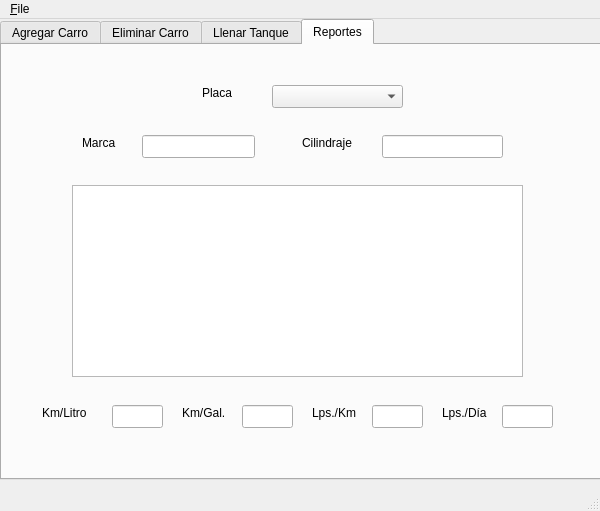
<?xml version="1.0" encoding="UTF-8"?>
<ui version="4.0">
 <class>MainWindow</class>
 <widget class="QMainWindow" name="MainWindow">
  <property name="geometry">
   <rect>
    <x>0</x>
    <y>0</y>
    <width>600</width>
    <height>511</height>
   </rect>
  </property>
  <property name="windowTitle">
   <string>MainWindow</string>
  </property>
  <widget class="QWidget" name="centralWidget">
   <widget class="QTabWidget" name="eliminar_carro">
    <property name="geometry">
     <rect>
      <x>0</x>
      <y>0</y>
      <width>601</width>
      <height>461</height>
     </rect>
    </property>
    <property name="contextMenuPolicy">
     <enum>Qt::NoContextMenu</enum>
    </property>
    <property name="currentIndex">
     <number>3</number>
    </property>
    <widget class="QWidget" name="tab">
     <attribute name="title">
      <string>Agregar Carro</string>
     </attribute>
     <widget class="QLineEdit" name="agregar_placa">
      <property name="geometry">
       <rect>
        <x>260</x>
        <y>80</y>
        <width>113</width>
        <height>23</height>
       </rect>
      </property>
     </widget>
     <widget class="QLabel" name="label">
      <property name="geometry">
       <rect>
        <x>190</x>
        <y>80</y>
        <width>57</width>
        <height>15</height>
       </rect>
      </property>
      <property name="text">
       <string>Placa</string>
      </property>
     </widget>
     <widget class="QLabel" name="label_2">
      <property name="geometry">
       <rect>
        <x>190</x>
        <y>150</y>
        <width>57</width>
        <height>15</height>
       </rect>
      </property>
      <property name="text">
       <string>Marca</string>
      </property>
     </widget>
     <widget class="QLabel" name="label_3">
      <property name="geometry">
       <rect>
        <x>190</x>
        <y>220</y>
        <width>57</width>
        <height>15</height>
       </rect>
      </property>
      <property name="text">
       <string>Cilindraje</string>
      </property>
     </widget>
     <widget class="QLineEdit" name="agregar_marca">
      <property name="geometry">
       <rect>
        <x>260</x>
        <y>150</y>
        <width>113</width>
        <height>23</height>
       </rect>
      </property>
     </widget>
     <widget class="QLineEdit" name="agregar_cilindraje">
      <property name="geometry">
       <rect>
        <x>260</x>
        <y>220</y>
        <width>113</width>
        <height>23</height>
       </rect>
      </property>
     </widget>
     <widget class="QPushButton" name="agregar_boton">
      <property name="geometry">
       <rect>
        <x>260</x>
        <y>290</y>
        <width>80</width>
        <height>23</height>
       </rect>
      </property>
      <property name="text">
       <string>Agregar</string>
      </property>
     </widget>
    </widget>
    <widget class="QWidget" name="tab_4">
     <attribute name="title">
      <string>Eliminar Carro</string>
     </attribute>
     <widget class="QComboBox" name="eliminar_placa">
      <property name="geometry">
       <rect>
        <x>260</x>
        <y>150</y>
        <width>131</width>
        <height>23</height>
       </rect>
      </property>
     </widget>
     <widget class="QLabel" name="label_17">
      <property name="geometry">
       <rect>
        <x>200</x>
        <y>150</y>
        <width>57</width>
        <height>15</height>
       </rect>
      </property>
      <property name="text">
       <string>Placa</string>
      </property>
     </widget>
     <widget class="QPushButton" name="pushButton">
      <property name="geometry">
       <rect>
        <x>260</x>
        <y>230</y>
        <width>80</width>
        <height>23</height>
       </rect>
      </property>
      <property name="text">
       <string>Eliminar</string>
      </property>
     </widget>
    </widget>
    <widget class="QWidget" name="tab_2">
     <attribute name="title">
      <string>Llenar Tanque</string>
     </attribute>
     <widget class="QComboBox" name="tanque_placa">
      <property name="geometry">
       <rect>
        <x>260</x>
        <y>70</y>
        <width>131</width>
        <height>23</height>
       </rect>
      </property>
     </widget>
     <widget class="QLabel" name="label_4">
      <property name="geometry">
       <rect>
        <x>190</x>
        <y>70</y>
        <width>57</width>
        <height>15</height>
       </rect>
      </property>
      <property name="text">
       <string>Placa</string>
      </property>
     </widget>
     <widget class="QLabel" name="label_6">
      <property name="geometry">
       <rect>
        <x>80</x>
        <y>140</y>
        <width>57</width>
        <height>15</height>
       </rect>
      </property>
      <property name="text">
       <string>Fecha</string>
      </property>
     </widget>
     <widget class="QLabel" name="label_7">
      <property name="geometry">
       <rect>
        <x>80</x>
        <y>200</y>
        <width>57</width>
        <height>15</height>
       </rect>
      </property>
      <property name="text">
       <string>Lps.</string>
      </property>
     </widget>
     <widget class="QLabel" name="label_8">
      <property name="geometry">
       <rect>
        <x>80</x>
        <y>260</y>
        <width>57</width>
        <height>15</height>
       </rect>
      </property>
      <property name="text">
       <string>Litros</string>
      </property>
     </widget>
     <widget class="QLabel" name="label_9">
      <property name="geometry">
       <rect>
        <x>80</x>
        <y>320</y>
        <width>71</width>
        <height>16</height>
       </rect>
      </property>
      <property name="text">
       <string>Km.</string>
      </property>
     </widget>
     <widget class="QLineEdit" name="tanque_lempiras">
      <property name="geometry">
       <rect>
        <x>150</x>
        <y>200</y>
        <width>113</width>
        <height>23</height>
       </rect>
      </property>
     </widget>
     <widget class="QLineEdit" name="tanque_litros">
      <property name="geometry">
       <rect>
        <x>150</x>
        <y>260</y>
        <width>113</width>
        <height>23</height>
       </rect>
      </property>
     </widget>
     <widget class="QLineEdit" name="tanque_kilometros">
      <property name="geometry">
       <rect>
        <x>150</x>
        <y>320</y>
        <width>113</width>
        <height>23</height>
       </rect>
      </property>
     </widget>
     <widget class="QPushButton" name="tanque_boton">
      <property name="geometry">
       <rect>
        <x>380</x>
        <y>230</y>
        <width>80</width>
        <height>23</height>
       </rect>
      </property>
      <property name="text">
       <string>Ingresar</string>
      </property>
     </widget>
     <widget class="QSpinBox" name="tanque_dia">
      <property name="geometry">
       <rect>
        <x>150</x>
        <y>140</y>
        <width>47</width>
        <height>24</height>
       </rect>
      </property>
      <property name="minimumSize">
       <size>
        <width>47</width>
        <height>24</height>
       </size>
      </property>
      <property name="minimum">
       <number>1</number>
      </property>
      <property name="maximum">
       <number>31</number>
      </property>
     </widget>
     <widget class="QSpinBox" name="tanque_mes">
      <property name="geometry">
       <rect>
        <x>210</x>
        <y>140</y>
        <width>47</width>
        <height>24</height>
       </rect>
      </property>
      <property name="minimum">
       <number>1</number>
      </property>
      <property name="maximum">
       <number>12</number>
      </property>
     </widget>
     <widget class="QSpinBox" name="tanque_ano">
      <property name="geometry">
       <rect>
        <x>270</x>
        <y>140</y>
        <width>61</width>
        <height>24</height>
       </rect>
      </property>
      <property name="minimum">
       <number>1990</number>
      </property>
      <property name="maximum">
       <number>5000</number>
      </property>
     </widget>
     <widget class="QLabel" name="label_16">
      <property name="geometry">
       <rect>
        <x>200</x>
        <y>140</y>
        <width>16</width>
        <height>16</height>
       </rect>
      </property>
      <property name="font">
       <font>
        <pointsize>20</pointsize>
       </font>
      </property>
      <property name="text">
       <string>/</string>
      </property>
     </widget>
     <widget class="QLabel" name="label_18">
      <property name="geometry">
       <rect>
        <x>260</x>
        <y>140</y>
        <width>16</width>
        <height>16</height>
       </rect>
      </property>
      <property name="font">
       <font>
        <pointsize>20</pointsize>
       </font>
      </property>
      <property name="text">
       <string>/</string>
      </property>
     </widget>
    </widget>
    <widget class="QWidget" name="tab_3">
     <attribute name="title">
      <string>Reportes</string>
     </attribute>
     <widget class="QLabel" name="label_5">
      <property name="geometry">
       <rect>
        <x>200</x>
        <y>40</y>
        <width>57</width>
        <height>15</height>
       </rect>
      </property>
      <property name="text">
       <string>Placa</string>
      </property>
     </widget>
     <widget class="QComboBox" name="reporte_placa">
      <property name="geometry">
       <rect>
        <x>270</x>
        <y>40</y>
        <width>131</width>
        <height>23</height>
       </rect>
      </property>
     </widget>
     <widget class="QLabel" name="label_10">
      <property name="geometry">
       <rect>
        <x>80</x>
        <y>90</y>
        <width>57</width>
        <height>15</height>
       </rect>
      </property>
      <property name="text">
       <string>Marca</string>
      </property>
     </widget>
     <widget class="QLabel" name="label_11">
      <property name="geometry">
       <rect>
        <x>300</x>
        <y>90</y>
        <width>57</width>
        <height>15</height>
       </rect>
      </property>
      <property name="text">
       <string>Cilindraje</string>
      </property>
     </widget>
     <widget class="QLineEdit" name="reporte_marca">
      <property name="enabled">
       <bool>true</bool>
      </property>
      <property name="geometry">
       <rect>
        <x>140</x>
        <y>90</y>
        <width>113</width>
        <height>23</height>
       </rect>
      </property>
      <property name="readOnly">
       <bool>true</bool>
      </property>
     </widget>
     <widget class="QLineEdit" name="reporte_cilindraje">
      <property name="enabled">
       <bool>true</bool>
      </property>
      <property name="geometry">
       <rect>
        <x>380</x>
        <y>90</y>
        <width>121</width>
        <height>23</height>
       </rect>
      </property>
      <property name="readOnly">
       <bool>true</bool>
      </property>
     </widget>
     <widget class="QTextBrowser" name="reporte_cuadro">
      <property name="enabled">
       <bool>true</bool>
      </property>
      <property name="geometry">
       <rect>
        <x>70</x>
        <y>140</y>
        <width>451</width>
        <height>192</height>
       </rect>
      </property>
     </widget>
     <widget class="QLabel" name="label_12">
      <property name="geometry">
       <rect>
        <x>40</x>
        <y>360</y>
        <width>57</width>
        <height>15</height>
       </rect>
      </property>
      <property name="text">
       <string>Km/Litro</string>
      </property>
     </widget>
     <widget class="QLineEdit" name="reporte_kmporlitro">
      <property name="enabled">
       <bool>true</bool>
      </property>
      <property name="geometry">
       <rect>
        <x>110</x>
        <y>360</y>
        <width>51</width>
        <height>23</height>
       </rect>
      </property>
      <property name="readOnly">
       <bool>true</bool>
      </property>
     </widget>
     <widget class="QLineEdit" name="reporte_kmporgal">
      <property name="enabled">
       <bool>true</bool>
      </property>
      <property name="geometry">
       <rect>
        <x>240</x>
        <y>360</y>
        <width>51</width>
        <height>23</height>
       </rect>
      </property>
      <property name="readOnly">
       <bool>true</bool>
      </property>
     </widget>
     <widget class="QLabel" name="label_13">
      <property name="geometry">
       <rect>
        <x>180</x>
        <y>360</y>
        <width>57</width>
        <height>15</height>
       </rect>
      </property>
      <property name="text">
       <string>Km/Gal.</string>
      </property>
     </widget>
     <widget class="QLineEdit" name="reporte_lpsporkm">
      <property name="enabled">
       <bool>true</bool>
      </property>
      <property name="geometry">
       <rect>
        <x>370</x>
        <y>360</y>
        <width>51</width>
        <height>23</height>
       </rect>
      </property>
      <property name="readOnly">
       <bool>true</bool>
      </property>
     </widget>
     <widget class="QLabel" name="label_14">
      <property name="geometry">
       <rect>
        <x>310</x>
        <y>360</y>
        <width>57</width>
        <height>15</height>
       </rect>
      </property>
      <property name="text">
       <string>Lps./Km</string>
      </property>
     </widget>
     <widget class="QLabel" name="label_15">
      <property name="geometry">
       <rect>
        <x>440</x>
        <y>360</y>
        <width>57</width>
        <height>15</height>
       </rect>
      </property>
      <property name="text">
       <string>Lps./Día</string>
      </property>
     </widget>
     <widget class="QLineEdit" name="reporte_lpspordia">
      <property name="enabled">
       <bool>true</bool>
      </property>
      <property name="geometry">
       <rect>
        <x>500</x>
        <y>360</y>
        <width>51</width>
        <height>23</height>
       </rect>
      </property>
      <property name="readOnly">
       <bool>true</bool>
      </property>
     </widget>
    </widget>
   </widget>
  </widget>
  <widget class="QStatusBar" name="statusBar"/>
  <widget class="QMenuBar" name="menuBar">
   <property name="geometry">
    <rect>
     <x>0</x>
     <y>0</y>
     <width>600</width>
     <height>20</height>
    </rect>
   </property>
   <widget class="QMenu" name="menuFile">
    <property name="title">
     <string>&amp;File</string>
    </property>
    <addaction name="actionOpen"/>
    <addaction name="actionSave"/>
    <addaction name="actionExit"/>
    <addaction name="action_Exit"/>
   </widget>
   <addaction name="menuFile"/>
  </widget>
  <action name="actionNew">
   <property name="checkable">
    <bool>false</bool>
   </property>
   <property name="text">
    <string>New</string>
   </property>
  </action>
  <action name="actionOpen">
   <property name="text">
    <string>&amp;Open</string>
   </property>
  </action>
  <action name="actionSave">
   <property name="text">
    <string>&amp;Save</string>
   </property>
  </action>
  <action name="actionExit">
   <property name="text">
    <string>Save &amp;as</string>
   </property>
  </action>
  <action name="action_Exit">
   <property name="text">
    <string>&amp;Exit</string>
   </property>
  </action>
 </widget>
 <layoutdefault spacing="6" margin="11"/>
 <resources/>
 <connections/>
</ui>
